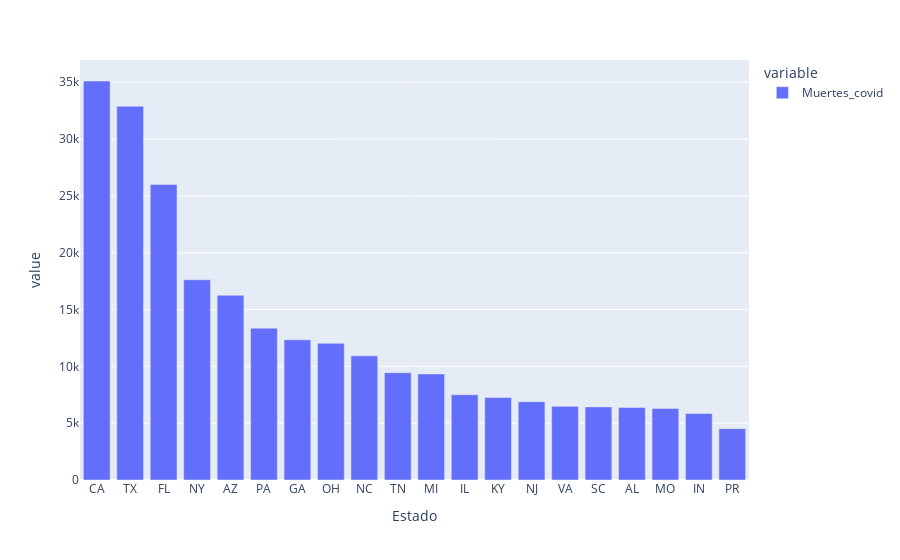

The code cell stored with this chart in its notebook:
### Code cell
figura6 = px.bar(df_muertes_covid_2021)
figura6.show()

### Figure 1 — Plotly figure (JSON) as saved in the notebook; plotly's stock layout.template omitted (floating-point values rounded to 4 significant figures)
{"data": [{"alignmentgroup": "True", "hovertemplate": "variable=Muertes_covid<br>Estado=%{x}<br>value=%{y}<extra></extra>", "legendgroup": "Muertes_covid", "marker": {"color": "#636efa", "pattern": {"shape": ""}}, "name": "Muertes_covid", "offsetgroup": "Muertes_covid", "orientation": "v", "showlegend": true, "textposition": "auto", "type": "bar", "x": ["CA", "TX", "FL", "NY", "AZ", "PA", "GA", "OH", "NC", "TN", "MI", "IL", "KY", "NJ", "VA", "SC", "AL", "MO", "IN", "PR"], "xaxis": "x", "y": [35108, 32889, 26004, 17620, 16250, 13363, 12338, 12023, 10922, 9439, 9332, 7500, 7252, 6889, 6479, 6434, 6390, 6285, 5846, 4516], "yaxis": "y"}], "layout": {"barmode": "relative", "legend": {"title": {"text": "variable"}, "tracegroupgap": 0}, "margin": {"t": 60}, "xaxis": {"anchor": "y", "domain": [0, 1], "title": {"text": "Estado"}}, "yaxis": {"anchor": "x", "domain": [0, 1], "title": {"text": "value"}}}}
